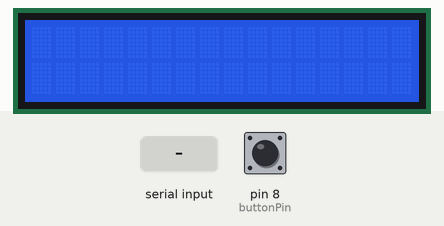
This sketch was run on a simulated Arduino Uno, built with avr-gcc and run on an emulated ATmega328P. On the bench: 16×2 character LCD. The test bench sets the inputs (shaded band); at power-on: pin 8 (buttonPin) LOW.

Above: at 1.2 s.
1.3 s: byte 30 received over Serial
2.9 s: byte 90 received over Serial
At 3.3 s:
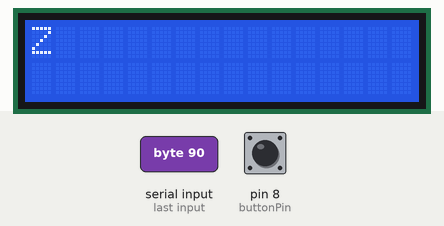
4.5 s: byte 120 received over Serial
At 5.7 s:
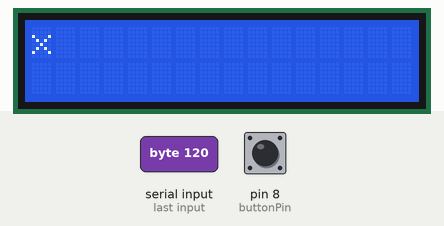
Timing chart, 0 to 7.5 s (numbered marks = the images above; inputs shaded):
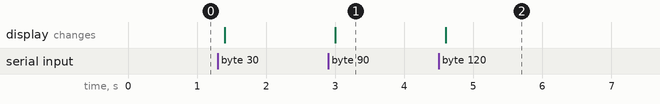

Measured:
- after the input at 2.9 s, the display: changes after 0.10 s (image 1)
- after the input at 4.5 s, the display: changes after 0.10 s (image 2)

The sketch:

lcdserial_2.pde
```cpp
//Modified version of previous example to include button input
#include <LiquidCrystal.h>

// initialize the library with the numbers of the interface pins
LiquidCrystal lcd(12, 11, 2, 3, 4, 5);
const int buttonPin = 8;        //Attach button pin to DIGITAL PIN #8
int buttonState = 0;            //State of button (high or low)
void setup(){
    // set up the LCD's number of columns and rows:
  lcd.begin(16, 2);
  // initialize the serial communications:
  Serial.begin(9600);

}

void loop()
{
  // when characters arrive over the serial port...
 buttonState = digitalRead(buttonPin);
 if (buttonState == HIGH) {
 Serial.write("change\r\n");        //Send signal to change the song
 }
 if (Serial.available() ) {
    // wait a bit for the entire message to arrive
    delay(100);
    // clear the screen
    lcd.clear();

    // read all the available characters
    while (Serial.available() > 0) {
      // display each character to the LCD
      char text = Serial.read();
      lcd.write(text);

    }
  }
}
```
